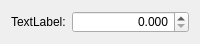
<?xml version="1.0" encoding="UTF-8"?>
<ui version="4.0">
 <class>CurveParameter</class>
 <widget class="QWidget" name="CurveParameter">
  <property name="geometry">
   <rect>
    <x>0</x>
    <y>0</y>
    <width>200</width>
    <height>44</height>
   </rect>
  </property>
  <property name="sizePolicy">
   <sizepolicy hsizetype="Preferred" vsizetype="Fixed">
    <horstretch>0</horstretch>
    <verstretch>0</verstretch>
   </sizepolicy>
  </property>
  <property name="minimumSize">
   <size>
    <width>200</width>
    <height>44</height>
   </size>
  </property>
  <property name="windowTitle">
   <string>Form</string>
  </property>
  <layout class="QHBoxLayout" name="horizontalLayout">
   <item>
    <widget class="QLabel" name="label">
     <property name="text">
      <string>TextLabel:</string>
     </property>
    </widget>
   </item>
   <item>
    <widget class="QDoubleSpinBox" name="doubleSpinBox">
     <property name="sizePolicy">
      <sizepolicy hsizetype="Expanding" vsizetype="Preferred">
       <horstretch>0</horstretch>
       <verstretch>0</verstretch>
      </sizepolicy>
     </property>
     <property name="alignment">
      <set>Qt::AlignmentFlag::AlignRight|Qt::AlignmentFlag::AlignTrailing|Qt::AlignmentFlag::AlignVCenter</set>
     </property>
     <property name="accelerated">
      <bool>true</bool>
     </property>
     <property name="decimals">
      <number>3</number>
     </property>
     <property name="singleStep">
      <double>0.100000000000000</double>
     </property>
     <property name="stepType">
      <enum>QAbstractSpinBox::StepType::AdaptiveDecimalStepType</enum>
     </property>
    </widget>
   </item>
  </layout>
 </widget>
 <resources/>
 <connections/>
</ui>
